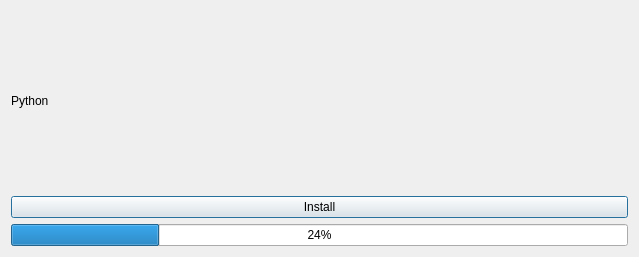
<?xml version="1.0" encoding="UTF-8"?>
<ui version="4.0">
 <class>Dialog</class>
 <widget class="QDialog" name="Dialog">
  <property name="geometry">
   <rect>
    <x>0</x>
    <y>0</y>
    <width>639</width>
    <height>257</height>
   </rect>
  </property>
  <property name="windowTitle">
   <string>Dialog</string>
  </property>
  <layout class="QVBoxLayout" name="verticalLayout">
   <item>
    <widget class="QLabel" name="label">
     <property name="text">
      <string>Python</string>
     </property>
    </widget>
   </item>
   <item>
    <widget class="QPushButton" name="install_button">
     <property name="text">
      <string>Install</string>
     </property>
    </widget>
   </item>
   <item>
    <widget class="QProgressBar" name="progress_bar">
     <property name="value">
      <number>24</number>
     </property>
    </widget>
   </item>
  </layout>
 </widget>
 <resources/>
 <connections/>
</ui>
